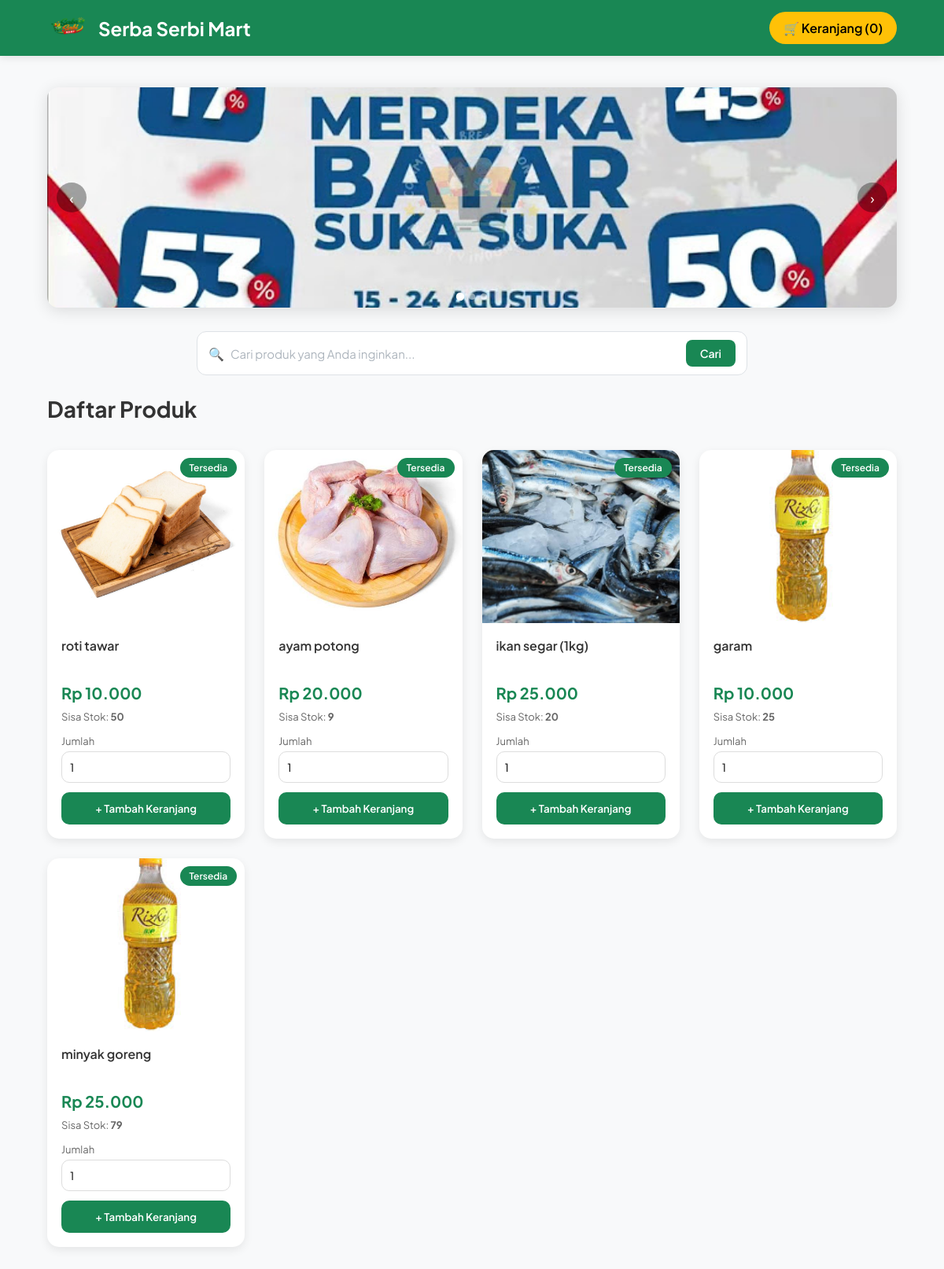
The page / on the database its author committed.
### tables this page shows
CREATE TABLE `banner` (
  `id` int(11) NOT NULL,
  `gambar` varchar(255) NOT NULL,
  `urutan` int(11) DEFAULT 0,
  `aktif` tinyint(1) DEFAULT 1,
  `created_at` timestamp NOT NULL DEFAULT current_timestamp()
);

CREATE TABLE `produk` (
  `id` int(11) NOT NULL,
  `nama_produk` varchar(255) NOT NULL,
  `harga` int(11) NOT NULL,
  `stok` int(11) DEFAULT 0,
  `foto` varchar(255) NOT NULL,
  `deskripsi` text DEFAULT NULL,
  `created_at` timestamp NOT NULL DEFAULT current_timestamp()
);

### index.php (the view, shortened to what this page needs)
<?php
include 'config\koneksi.php';
$jumlahKeranjang = 0;
$cari = $_GET['cari'] ?? '';
$cari = mysqli_real_escape_string($conn, $cari);
if ($cari != '') {
    $query = mysqli_query($conn, "SELECT * FROM produk WHERE nama_produk LIKE '%$cari%' ORDER BY id DESC");
} else {
    $query = mysqli_query($conn, "SELECT * FROM produk ORDER BY id DESC");
}
$bannerQuery = mysqli_query($conn, "SELECT * FROM banner WHERE aktif = 1 ORDER BY urutan ASC LIMIT 3");
$dataBanner = [];
if ($bannerQuery) {
    while ($rowBanner = mysqli_fetch_assoc($bannerQuery)) {
        $dataBanner[] = $rowBanner;
    }
}
?>
<!DOCTYPE html>
<html lang="id">
<head>
</head>
<body>
    <nav class="navbar">
        <div class="container">
            <div class="nav-wrapper">
                <a href="index.php" class="navbar-brand">
                    <img src="upload/logo.png" alt="Logo">
                    Serba Serbi Mart
                </a>
                <div class="nav-menu-right">
                    <a href="keranjang.php" class="btn-keranjang">
                        🛒 Keranjang (<?= $jumlahKeranjang; ?>)
                    </a>
                </div>
            </div>
        </div>
    </nav>
    <main class="main-content">
        <div class="container">
            <div class="banner-wrapper" id="bannerWrapper">
                <?php if (empty($dataBanner)): ?>
                    <div class="banner-empty">Belum ada banner promosi</div>
                <?php else: ?>
                    <div class="banner-track" id="bannerTrack">
                        <?php foreach ($dataBanner as $rowBanner): ?>
                            <div class="banner-slide">
                                <img src="upload/banner/<?= htmlspecialchars($rowBanner['gambar']); ?>" alt="Banner">
                            </div>
                        <?php endforeach; ?>
                    </div>
                    <?php if (count($dataBanner) > 1): ?>
                        <button class="banner-btn prev" onclick="bannerMove(-1)">&#8249;</button>
                        <button class="banner-btn next" onclick="bannerMove(1)">&#8250;</button>
                        <div class="banner-dots" id="bannerDots">
                            <?php foreach ($dataBanner as $i => $b): ?>
                                <span class="<?= $i === 0 ? 'active' : ''; ?>" onclick="bannerGo(<?= $i; ?>)"></span>
                            <?php endforeach; ?>
                        </div>
                    <?php endif; ?>
                <?php endif; ?>
            </div>
            <div class="search-box">
                <form method="GET">
                    <div class="search-outer">
                        <div class="search-bar">
                            <span class="icon-search">🔍</span>
                            <input type="text" name="cari" placeholder="Cari produk yang Anda inginkan..."
                                value="<?= htmlspecialchars($cari); ?>">
                            <button type="submit" class="search-btn-new">Cari</button>
                        </div>
                    </div>
                </form>
                <h2 class="section-title" style="margin-top:25px;">Daftar Produk</h2>
            </div>
            <div class="grid-produk">
                <?php if (mysqli_num_rows($query) > 0): ?>
                    <?php while ($produk = mysqli_fetch_assoc($query)): ?>
                        <?php
                        $stok = $produk['stok'];
                        $foto = "upload/" . $produk['foto'];
                        $desc = !empty($produk['deskripsi']) ? $produk['deskripsi'] : 'Tidak ada deskripsi.';
                        $modalData = htmlspecialchars(json_encode([
                            'nama' => $produk['nama_produk'],
                            'harga' => number_format($produk['harga'], 0, ',', '.'),
                            'stok' => $stok,
                            'foto' => $foto,
                            'deskripsi' => $desc,
                            'id' => $produk['id'],
                        ]), ENT_QUOTES);
                        ?>
                        <div class="card-produk <?= $stok <= 0 ? 'card-habis' : ''; ?>">
                            <div class="img-container" onclick='bukaModal(<?= $modalData; ?>)'>
                                <span class="badge-stok <?= $stok > 0 ? 'stok-ada' : 'stok-habis'; ?>">
                                    <?= $stok > 0 ? 'Tersedia' : 'Habis'; ?>
                                </span>
                                <img loading="lazy" src="<?= $foto; ?>" alt="<?= htmlspecialchars($produk['nama_produk']); ?>"
                                    class="img-produk">
                            </div>
                            <div class="card-body">
                                <h5 class="nama-produk" onclick='bukaModal(<?= $modalData; ?>)'>
                                    <?= htmlspecialchars($produk['nama_produk']); ?>
                                </h5>
                                <p class="harga">Rp <?= number_format($produk['harga'], 0, ',', '.'); ?></p>
                                <p class="stok">Sisa Stok: <strong><?= $stok; ?></strong></p>
                                <?php if ($stok > 0): ?>
                                    <form action="tambah_keranjang.php" method="POST">
                                        <div class="qty-box">
                                            <label>Jumlah</label>
                                            <input type="number" name="qty" min="1" max="<?= $stok; ?>" value="1" class="qty-input">
                                        </div>
                                        <button type="submit" class="btn-beli">+ Tambah Keranjang</button>
                                    </form>
                                <?php else: ?>
                                    <button class="btn-beli btn-disabled" disabled>Stok Habis</button>
                                <?php endif; ?>
                            </div>
                        </div>
                    <?php endwhile; ?>
                <?php else: ?>
                    <div class="produk-kosong">
                        <h3>Belum ada produk.</h3>
                    </div>
                <?php endif; ?>
            </div>
        </div>
    </main>
</body>
</html>

### index.php (style rules this page uses)
* { margin: 0; padding: 0; box-sizing: border-box; font-family: 'Plus Jakarta Sans', sans-serif; }
body { background: #f8f9fa; color: #333; }
.container { width: 90%; max-width: 1200px; margin: auto; }
.navbar { background: #198754; padding: 15px 0; position: sticky; top: 0; z-index: 999; box-shadow: 0 2px 10px rgba(0, 0, 0, .1); }
.nav-wrapper { display: flex; justify-content: space-between; align-items: center; }
.navbar-brand { color: white; text-decoration: none; font-size: 24px; font-weight: 700; }
.nav-menu-right { display: flex; align-items: center; gap: 12px; }
.btn-keranjang { background: #ffc107; color: #000; text-decoration: none; padding: 10px 18px; border-radius: 30px; font-weight: 600; transition: background 0.2s; }
.main-content { padding: 40px 0; }
.section-title { font-size: 28px; margin-bottom: 20px; }
.search-box { margin-bottom: 35px; }
.search-outer { max-width: 700px; margin: auto; position: relative; }
.search-bar { display: flex; align-items: center; gap: 8px; background: white; border: 1.5px solid #dee2e6; border-radius: 12px; padding: 10px 14px; transition: border-color .2s, box-shadow .2s; }
.search-bar input { flex: 1; border: none; outline: none; background: transparent; font-size: 15px; color: #333; font-family: 'Plus Jakarta Sans', sans-serif; }
.search-bar input::placeholder { color: #adb5bd; }
.search-btn-new { background: #198754; color: white; border: none; border-radius: 8px; padding: 8px 18px; font-size: 14px; font-weight: 600; cursor: pointer; transition: background .15s; }
.grid-produk { display: grid; grid-template-columns: repeat(auto-fill, minmax(250px, 1fr)); gap: 25px; }
.card-produk { background: white; border-radius: 15px; overflow: hidden; box-shadow: 0 4px 12px rgba(0, 0, 0, .08); transition: .3s; }
.img-container { position: relative; height: 220px; overflow: hidden; background: #eee; cursor: pointer; }
.img-produk { width: 100%; height: 100%; object-fit: cover; }
.badge-stok { position: absolute; top: 10px; right: 10px; color: white; padding: 5px 12px; border-radius: 20px; font-size: 12px; font-weight: 600; }
.stok-ada { background: #198754; }
.card-body { padding: 18px; }
.nama-produk { font-size: 16px; font-weight: 600; margin-bottom: 10px; min-height: 48px; cursor: pointer; }
.harga { color: #198754; font-size: 20px; font-weight: 700; margin-bottom: 10px; }
.stok { font-size: 13px; color: #666; margin-bottom: 15px; }
.btn-beli { display: block; width: 100%; text-align: center; text-decoration: none; background: #198754; color: white; padding: 12px; border-radius: 10px; font-weight: 600; border: none; cursor: pointer; }
.qty-box { margin-bottom: 12px; }
.qty-box label { display: block; font-size: 13px; margin-bottom: 5px; color: #666; }
.qty-input { width: 100%; padding: 10px; border: 1px solid #ddd; border-radius: 10px; outline: none; font-size: 14px; }
.banner-wrapper { width: 100%; margin: 0 0 30px; border-radius: 14px; overflow: hidden; box-shadow: 0 4px 20px rgba(0, 0, 0, .12); position: relative; background: #e9ecef; }
.banner-track { display: flex; transition: transform 0.6s cubic-bezier(.77, 0, .18, 1); will-change: transform; }
.banner-slide { min-width: 100%; height: 280px; }
.banner-slide img { width: 100%; height: 100%; object-fit: cover; display: block; }
.banner-btn { position: absolute; top: 50%; transform: translateY(-50%); background: rgba(0, 0, 0, .35); color: white; border: none; width: 38px; height: 38px; border-radius: 50%; font-size: 18px; cursor: pointer; z-index: 10; display: flex; align-items: center; justify-content: center; transition: background .2s; }
.banner-btn.prev { left: 12px; }
.banner-btn.next { right: 12px; }
.banner-dots { position: absolute; bottom: 10px; left: 50%; transform: translateX(-50%); display: flex; gap: 7px; }
.banner-dots span { width: 8px; height: 8px; border-radius: 50%; background: rgba(255, 255, 255, .5); cursor: pointer; transition: background .3s, transform .3s; }
.banner-dots span.active { background: white; transform: scale(1.3); }
.navbar-brand { color: white; text-decoration: none; font-size: 24px; font-weight: 700; display: flex; align-items: center; gap: 10px; }
.navbar-brand img { height: 55px; width: auto; object-fit: contain; margin-top: -8px; margin-bottom: -8px; }

### rows shown on the page
banner: gambar (picture)
produk: shows "Tersedia", foto (picture), nama_produk "roti tawar", harga "10.000", stok "50"
produk: shows "Tersedia", foto (picture), nama_produk "ayam potong", harga "20.000", stok "9"
produk: shows "Tersedia", foto (picture), nama_produk "ikan segar (1kg)", harga "25.000", stok "20"
produk: shows "Tersedia", foto (picture), nama_produk "garam", harga "10.000", stok "25"
produk: shows "Tersedia", foto (picture), nama_produk "minyak goreng", harga "25.000", stok "79"

### other values the page prints
$jumlahKeranjang "0"
